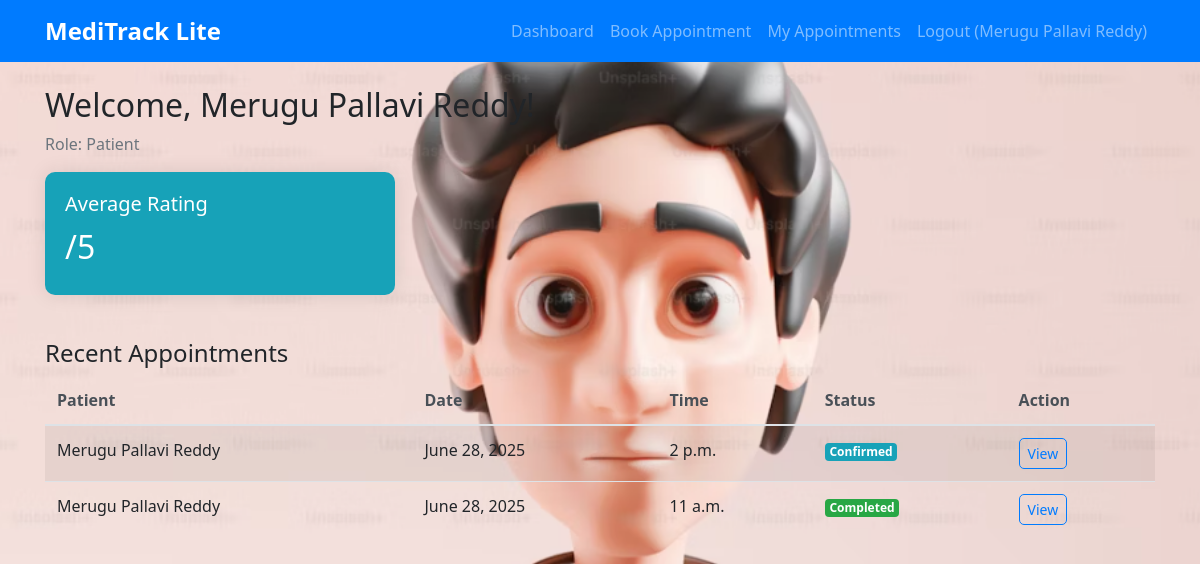
The app's page /accounts/dashboard/ (signed in) with its own data.
### accounts/models.py (models this page shows, shortened)
class User(AbstractUser):
    ROLE_CHOICES = [
        ('patient', 'Patient'),
        ('doctor', 'Doctor'),
    ]
    role = models.CharField(max_length=10, choices=ROLE_CHOICES)
    def is_patient(self):
        return self.role == 'patient'

### appointments/models.py (models this page shows, shortened)
class Appointment(models.Model):
    STATUS_CHOICES = [
        ('pending', 'Pending'),
        ('confirmed', 'Confirmed'),
        ('in_progress', 'In Progress'),
        ('completed', 'Completed'),
    ]
    patient = models.ForeignKey(User, on_delete=models.CASCADE, related_name='patient_appointments')
    doctor = models.ForeignKey(User, on_delete=models.CASCADE, related_name='doctor_appointments', null=True, blank=True)
    preferred_doctor = models.ForeignKey(User, on_delete=models.CASCADE, related_name='preferred_appointments', null=True, blank=True)
    appointment_date = models.DateField()
    appointment_time = models.TimeField()
    health_concern = models.TextField(max_length=200)
    status = models.CharField(max_length=20, choices=STATUS_CHOICES, default='pending')
    created_at = models.DateTimeField(auto_now_add=True)
    updated_at = models.DateTimeField(auto_now=True)
    class Meta:
        ordering = ['-created_at']

### accounts/views.py (the view, shortened to what this page needs)
# urls.py: path('dashboard/', views.dashboard, name='dashboard'),
@login_required
def dashboard(request):
    user = request.user
    context = {'user': user}
    if user.is_patient():
        appointments = Appointment.objects.filter(patient=user).order_by('-created_at')
        context['appointments'] = appointments
        context['pending_count'] = appointments.filter(status='pending').count()
        context['confirmed_count'] = appointments.filter(status='confirmed').count()
        context['completed_count'] = appointments.filter(status='completed').count()
    return render(request, 'accounts/dashboard.html', context)

### templates/accounts/dashboard.html (shortened to what this page needs)
{% extends 'base.html' %}
{% block content %}
<div class="row">
    <div class="col-12">
        <h2>Welcome, {{ user.get_full_name }}!</h2>
        <p class="text-muted">Role: {{ user.get_role_display }}</p>
    </div>
</div>
{% if user.is_patient %}
<div class="row">
    <div class="col-md-4">
        <div class="card text-white bg-info">
            <div class="card-body">
                <h5 class="card-title">Average Rating</h5>
                <h2>{{ average_rating|floatformat:1 }}/5</h2>
            </div>
        </div>
    </div>
</div>
<div class="row mt-4">
    <div class="col-12">
        <h4>Recent Appointments</h4>
        <div class="table-responsive">
            <table class="table table-striped">
                <thead>
                    <tr>
                        <th>Patient</th>
                        <th>Date</th>
                        <th>Time</th>
                        <th>Status</th>
                        <th>Action</th>
                    </tr>
                </thead>
                <tbody>
                    {% for appointment in appointments|slice:":5" %}
                    <tr>
                        <td>{{ appointment.patient.get_full_name }}</td>
                        <td>{{ appointment.appointment_date }}</td>
                        <td>{{ appointment.appointment_time }}</td>
                        <td>
                            <span class="badge badge-{% if appointment.status == 'completed' %}success{% elif appointment.status == 'confirmed' %}info{% elif appointment.status == 'in_progress' %}warning{% else %}secondary{% endif %}">
                                {{ appointment.get_status_display }}
                            </span>
                        </td>
                        <td>
                            <a href="{% url 'appointments:appointment_detail' appointment.id %}" class="btn btn-sm btn-outline-primary">View</a>
                        </td>
                    </tr>
                    {% empty %}
                    <tr>
                        <td colspan="5" class="text-center">No appointments found.</td>
                    </tr>
                    {% endfor %}
                </tbody>
            </table>
        </div>
    </div>
</div>
{% endif %}
{% endblock %}

### templates/base.html (shortened to what this page needs)
<!DOCTYPE html>
<html lang="en">
<head>
    {% load bootstrap4 %}
    {% bootstrap_css %}
    {% load static %}
    <link href="{% load static %}{% static 'cssfiles/style.css' %}" rel="stylesheet">
</head>
<body style="background-image: url('{% static 'images/doctor.png' %}'); background-size: cover; background-repeat: no-repeat; background-position: center; background-attachment: fixed;">
    <nav class="navbar navbar-expand-lg navbar-dark bg-primary">
        <div class="container">
            <a class="navbar-brand" href="{% url 'accounts:dashboard' %}">MediTrack Lite</a>
            {% if user.is_authenticated %}
            <div class="navbar-nav ml-auto">
                <a class="nav-link" href="{% url 'accounts:dashboard' %}">Dashboard</a>
                {% if user.is_patient %}
                    <a class="nav-link" href="{% url 'appointments:book_appointment' %}">Book Appointment</a>
                    <a class="nav-link" href="{% url 'appointments:appointments_list' %}">My Appointments</a>
                {% elif user.is_doctor %}
                    <a class="nav-link" href="{% url 'appointments:appointments_list' %}">Pending Appointments</a>
                    <a class="nav-link" href="{% url 'appointments:my_appointments' %}">My Appointments</a>
                {% endif %}
                <a class="nav-link" href="{% url 'accounts:logout' %}">Logout ({{ user.get_full_name }})</a>
            </div>
            {% endif %}
        </div>
    </nav>
    <div class="container mt-4">
        {% block content %}
        {% endblock %}
    </div>
</body>
</html>

### static/cssfiles/style.css (style rules this page uses)
.navbar-brand { font-weight: bold; font-size: 1.5rem; }
.card { border: none; border-radius: 10px; box-shadow: 0 0 20px rgba(0, 0, 0, 0.1); margin-bottom: 20px; }
.btn { border-radius: 5px; }
.badge { font-size: 0.75rem; }
.table th { border-top: none; font-weight: 600; color: #495057; }

### records on screen
User: get_full_name "Merugu Pallavi Reddy", role "Patient"
Appointment: patient.get_full_name "Merugu Pallavi Reddy", appointment_date "June 28, 2025", appointment_time "2 p.m.", status "Confirmed"
Appointment: patient.get_full_name "Merugu Pallavi Reddy", appointment_date "June 28, 2025", appointment_time "11 a.m.", status "Completed"
